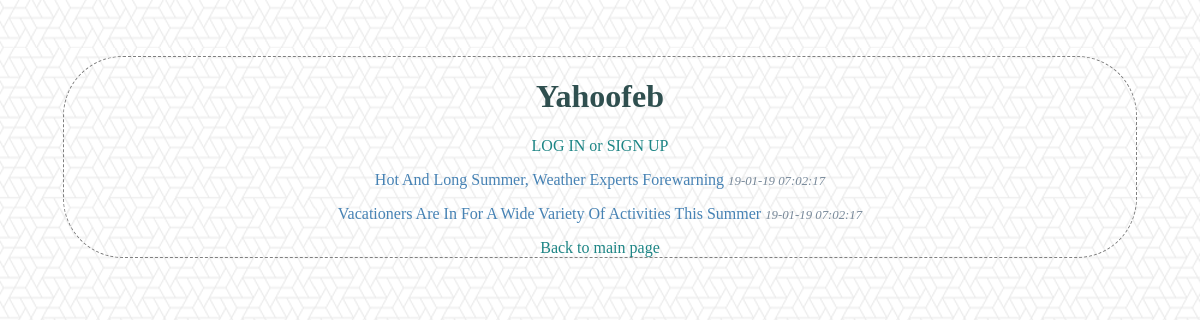
Page /collections/2/list/ on the earlier database version.
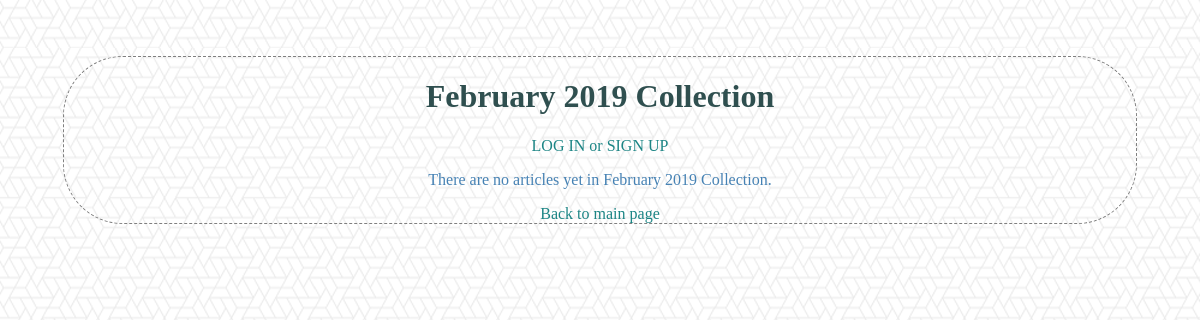
Same page on the later database version.
### database_setup.py (models this page shows, shortened)
class Collection(Base):
    __tablename__ = 'collection'
    id = Column(Integer, primary_key=True)
    name = Column(String(80), nullable=False)
    user_id = Column(Integer, ForeignKey('user.id'))
    user = relationship(User)

class ArticleCollection(Base):
    __tablename__ = 'article_item'
    name = Column(String(350), nullable=False)
    id = Column(Integer, primary_key=True)
    description = Column(String(250))
    date = Column(
        String(80),
        default=datetime.datetime.now().strftime("%y-%m-%d %H:%M:%S"))
    text = Column(Text())
    user_id = Column(Integer, ForeignKey('user.id'))
    user = relationship(User)
    collection_id = Column(Integer, ForeignKey('collection.id'))
    collection = relationship(Collection)

### finalProject.py (the view, shortened to what this page needs)
@app.route('/collections/<int:collection_id>/')
@app.route('/collections/<int:collection_id>/list/')
def collectionList(collection_id):
    if 'name' not in login_session:
        collection = session.query(Collection).filter_by(
            id=collection_id).one()
        articles = session.query(ArticleCollection).filter_by(
            collection_id=collection_id)
        return render_template(
            'publiclist.html', articles=articles, collection=collection)

### templates/publiclist.html (shortened to what this page needs)
<!DOCTYPE html>
<html>
    <head>
        <link rel=stylesheet type=text/css href='{{url_for('static', filename='style.css')}}'>
    </head>
    <body>
        <div class="pane">
            <h1 class="header">{{collection.name}}</h1>
            <a class="link" href="{{url_for('showLogin')}}">LOG IN or SIGN UP</a>
            {% if articles %}
            {% for a in articles %}
            <p class="item" >
                <a href="{{url_for('viewArticle', collection_id= collection.id, article_id=a.id )}}">{{ a.name }}</a>
                <label class="dim">{{ a.date }}</label>
            </p>
            {% else %}
            <p class="item" >
                There are no articles yet in {{collection.name}}.
            </p>
            {% endfor %}
            {% endif %}
            <div> <a class="link" href="{{url_for('DefaultCollections')}}">Back to main page </a>  </div>
        </div>
    </body>
</html>

Differences in the rows shown:
no longer on this page (row edited): ArticleCollection: name "Hot And Long Summer, Weather Experts Forewarning", date "19-01-19 07:02:17"
removed ArticleCollection: name "Vacationers Are In For A Wide Variety Of Activities This Summer", date "19-01-19 07:02:17"
changed Collection: name "Yahoofeb" → "February 2019 Collection"; name (not shown) → "February 2019 Collection"
Other differences:
text now shown: "There are no articles yet in ."
